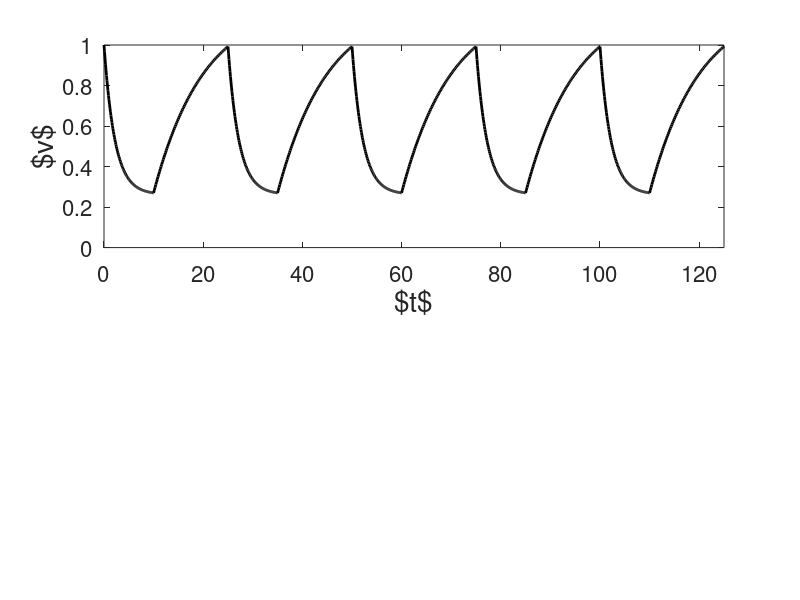

MATLAB code for this plot:
clear; clf;

tau_m=10;
I=0.12;


T=25;
epsilon=10;
g_bar=1/7;
tau_m_hat=1/(1/tau_m+g_bar*T/epsilon);

v0=1.0;

subplot(211);

for ijk=1:5;
    t=[0:100]/100*epsilon;
    v=v0*exp(-t/tau_m_hat)+tau_m_hat*I*(1-exp(-t/tau_m_hat));
    plot(t+(ijk-1)*T,v,'-k','Linewidth',2);
    hold on;
    v0=v(101);
    t=[0:100]/100*(T-epsilon);
    v=v0*exp(-t/tau_m)+tau_m*I*(1-exp(-t/tau_m));
    plot(t+(ijk-1)*T+epsilon,v,'-k','Linewidth',2);
    v0=v(101);
end;
set(gca,'Fontsize',16);
xlabel('$t$','Fontsize',20);
ylabel('$v$','Fontsize',20);
axis([0,5*T,0,1]);
hold off;
shg;
